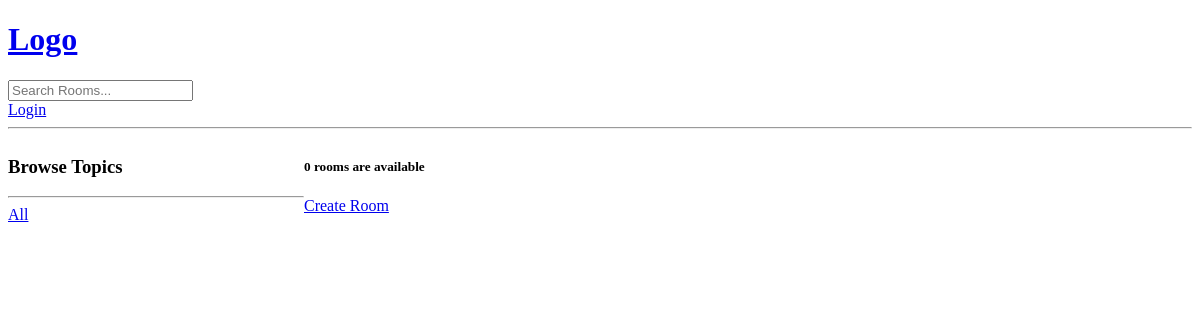
The app's page /, older data.
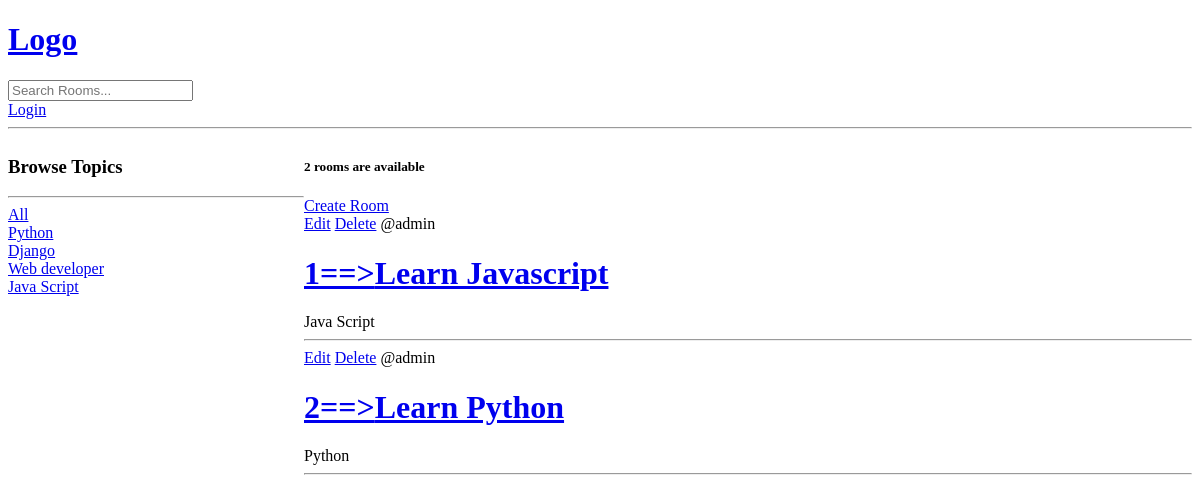
The same page, newer data.
### base/models.py (models this page shows, shortened)
class Topic(models.Model):
    name = models.CharField(max_length=200)
    def __str__(self):
        return self.name

class Room(models.Model):
    host = models.ForeignKey(User, on_delete=models.SET_NULL, null=True)
    topic = models.ForeignKey(Topic, on_delete=models.SET_NULL, null=True)
    name = models.CharField(max_length=200)
    description = models.TextField(null=True, blank=True)
    updated = models.DateTimeField(auto_now=True) #changes everytime it is saved
    created = models.DateTimeField(auto_now_add=True) #save the first time and dosenr change
    class Meta:
        ordering = ['-updated', '-created']

### base/views.py (the view)
# urls.py: path("", views.home, name='home'),
def home(request):
    q = request.GET.get('q') if request.GET.get('q') != None else ""
    rooms = Room.objects.filter(
        Q(topic__name__icontains = q) |
        Q(name__icontains=q) |
        Q(description__icontains=q)
        )
    room_cout = rooms.count()
    topics = Topic.objects.all
    context = {
        "rooms":rooms,
        "topics":topics,
        "room_cout":room_cout
        }
    return render(request, 'base/home.html',context)

### base/templates/base/home.html (shortened to what this page needs)
{% extends 'base.html' %}
{% block content %}
<div class="home-container">
  <div>
    <h3>Browse Topics</h3>
    <hr />
    <div><a href="{% url 'base:home' %}">All</a></div>
    {% for topic in topics %}
        <div><a href="{% url 'base:home' %}?q={{topic.name}}">{{ topic.name }}</a></div>
    {% endfor %}
  </div>
  <div>
    <h5>{{room_cout}} rooms are available</h5>
    <a href="{% url 'base:create-room' %}">Create Room</a>
    {% for room in rooms %}
    <div>
      <a href="{% url 'base:update-room' room.id %}">Edit</a>
      <a href="{% url 'base:delete-room' room.id %}">Delete</a>
      <span>@{{room.host.username}}</span>
      <a href="{% url 'base:room' pk=room.id %}"
        ><h1>{{ room.id }}==>{{ room.name }}</h1></a
      >
      <span>{{room.topic}}</span>
      <hr />
    </div>
    {% endfor %}
  </div>
</div>
{% endblock content %}

### base/templates/base.html (shortened to what this page needs)
<!DOCTYPE html>
<html lang="en">
  <head>
  </head>
  <body>
    <a href="/">
      <h1>Logo</h1>
    </a>
    <form method="GET" action="{% url 'base:home' %}">
      <input type="text" name="q" placeholder="Search Rooms...">
    </form>
    <a href="{% url 'base:login' %}">Login</a>
    <hr />
    {% block content %} {% endblock content %}
  </body>
</html>

### base/templates/base/home.html (style rules this page uses)
.home-container { display: grid; grid-template-columns: 1fr 3fr; }

Row changes from the older to the newer data that the page shows:
added Topic: name "Python"
added Topic: name "Django"
added Topic: name "Web developer"
added Topic: name "Java Script"
added Room: host.username "admin", id "1", name "Learn Javascript", topic "Java Script"
added Room: host.username "admin", id "2", name "Learn Python", topic "Python"
Text that changed along with them:
{{ room_cout }}: "0" → "2"
